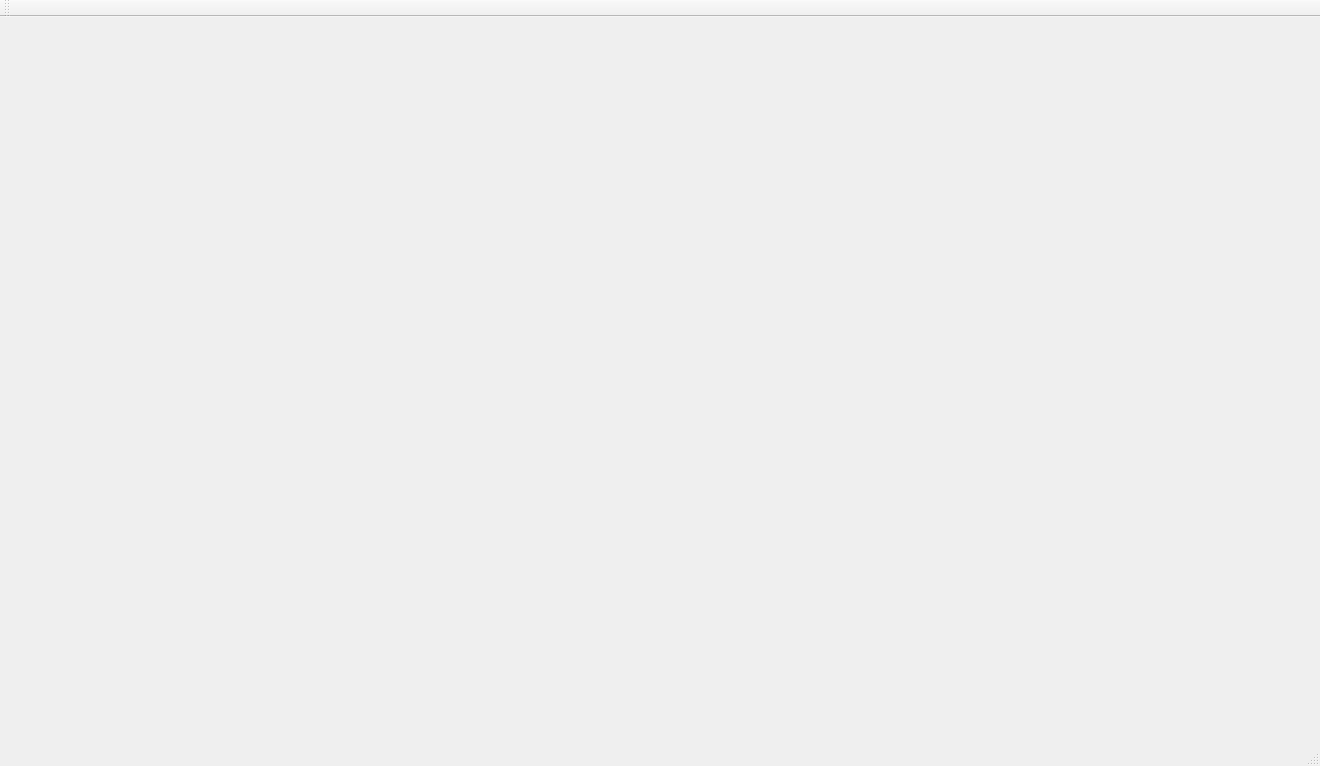
<?xml version="1.0" encoding="UTF-8"?>
<ui version="4.0">
 <class>ChatSocket</class>
 <widget class="QMainWindow" name="ChatSocket">
  <property name="geometry">
   <rect>
    <x>0</x>
    <y>0</y>
    <width>1320</width>
    <height>766</height>
   </rect>
  </property>
  <property name="windowTitle">
   <string>ChatSocket</string>
  </property>
  <widget class="QWidget" name="centralWidget"/>
  <widget class="QMenuBar" name="menuBar">
   <property name="geometry">
    <rect>
     <x>0</x>
     <y>0</y>
     <width>1320</width>
     <height>26</height>
    </rect>
   </property>
  </widget>
  <widget class="QToolBar" name="mainToolBar">
   <attribute name="toolBarArea">
    <enum>TopToolBarArea</enum>
   </attribute>
   <attribute name="toolBarBreak">
    <bool>false</bool>
   </attribute>
  </widget>
  <widget class="QStatusBar" name="statusBar"/>
 </widget>
 <layoutdefault spacing="6" margin="11"/>
 <resources/>
 <connections/>
</ui>
